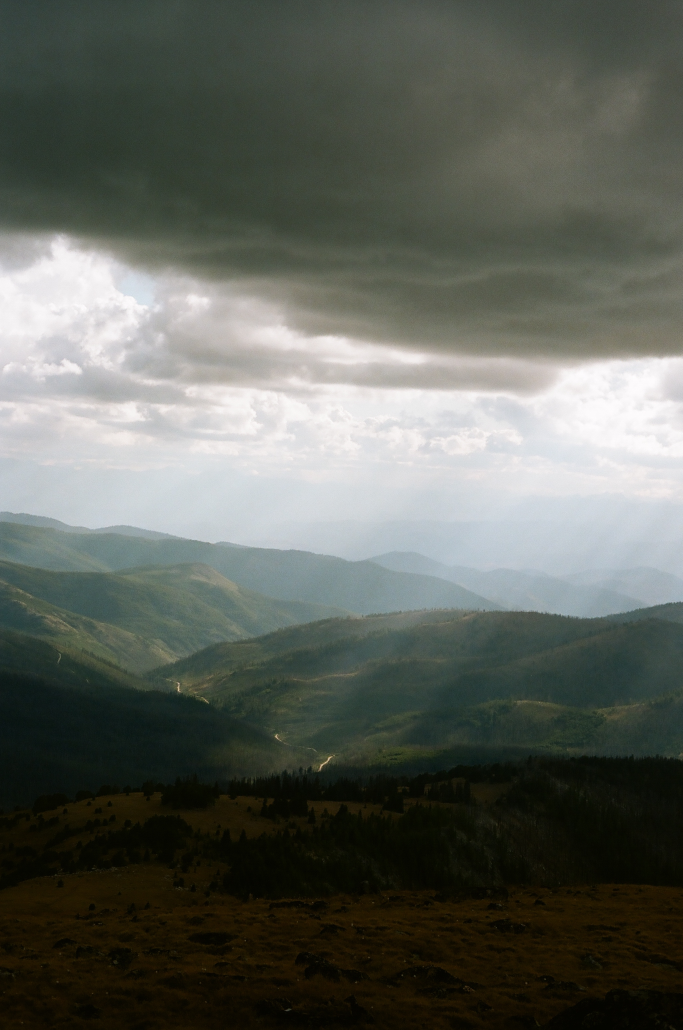
#> input picture src/assets/images/fullres/1-outdoors/0000c100277160016.jpg, 2048 x 3089 px (shown at 1/3 size); its folder holds only this picture in this run
$ python thumbnail.py
#> lines starting #> are read from the running program, lines starting #| are printed output that depends on the picture

import os
from PIL import Image


input_dir = "../src/assets/images/fullres/"
output_dir = "../src/assets/images/thumbnails/"

dirs = os.listdir(input_dir)

os.makedirs(output_dir, exist_ok=True)

for dir in dirs:
    os.makedirs(f"{output_dir}/{dir}")
    files = os.listdir(f"../src/assets/images/fullres/{dir}")
    for file in files:
        if file.lower().endswith(('.jpg', '.jpeg', '.png', '.webp')):
            input_path = os.path.join(input_dir, dir, file)
            output_path = os.path.join(output_dir, dir, file)

            with Image.open(input_path) as img:
#> img is the input picture: PIL image 2048x3089 RGB; mean R, G, B 93.5, 97.5, 89.9
                img.thumbnail((1000,1000))
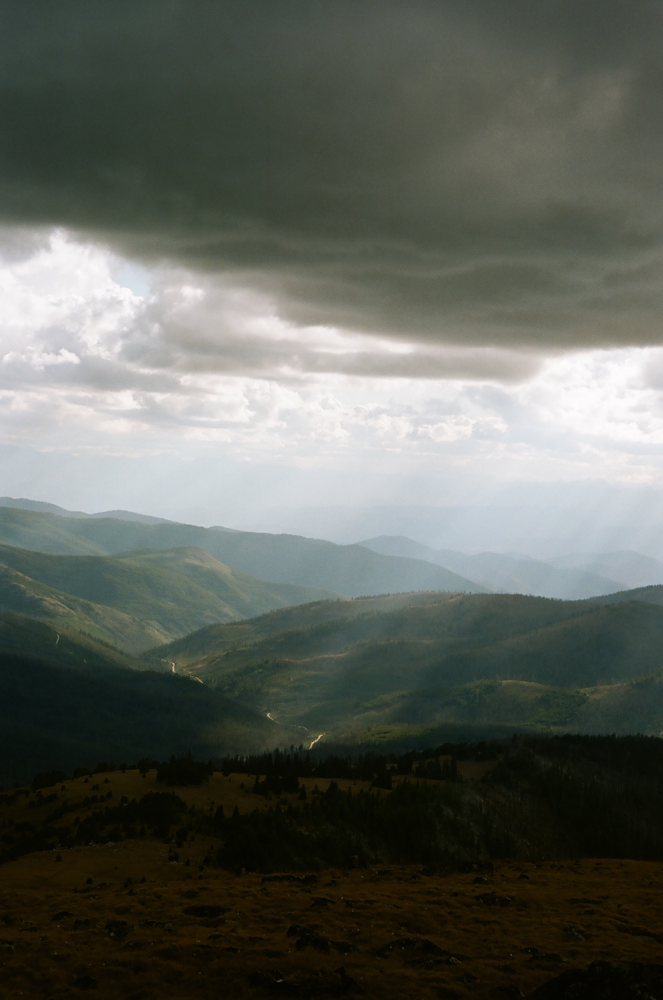
#> img: PIL image 663x1000 RGB; mean R, G, B 93.5, 97.5, 89.9
                img.save(output_path, optimize=True, quality=85)
#> pass 2 of the loop `for dir in dirs:`:
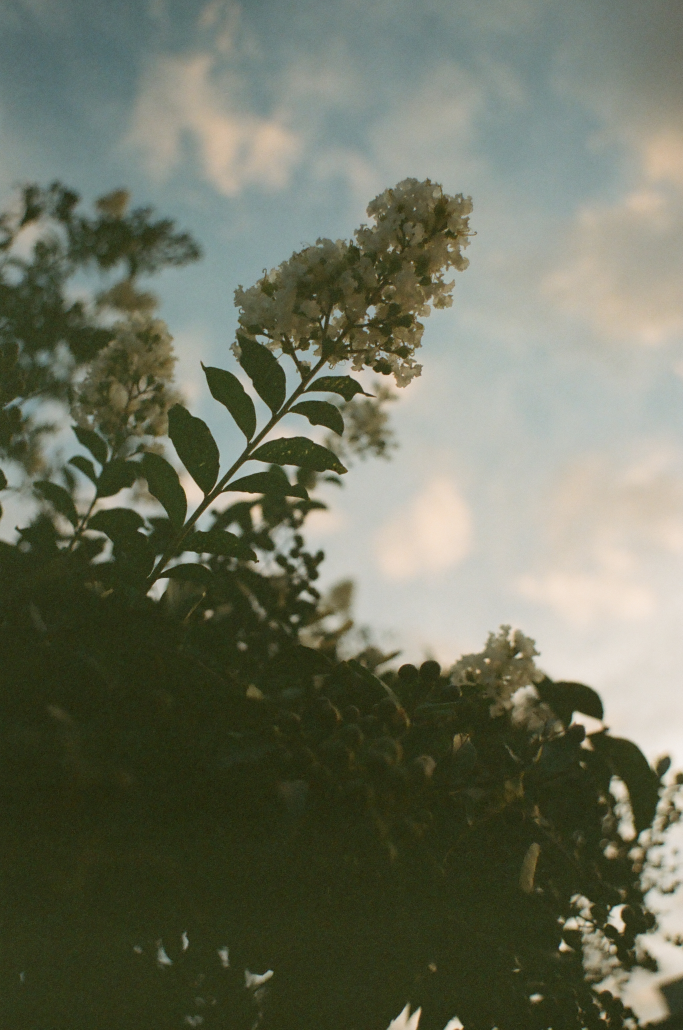
#> input picture src/assets/images/fullres/2-city/000381820002.jpg, 2048 x 3089 px (shown at 1/3 size)
#> img is the input picture: PIL image 2048x3089 RGB; mean R, G, B 108.6, 112.6, 94.6
#> `img.thumbnail((1000,1000))`:
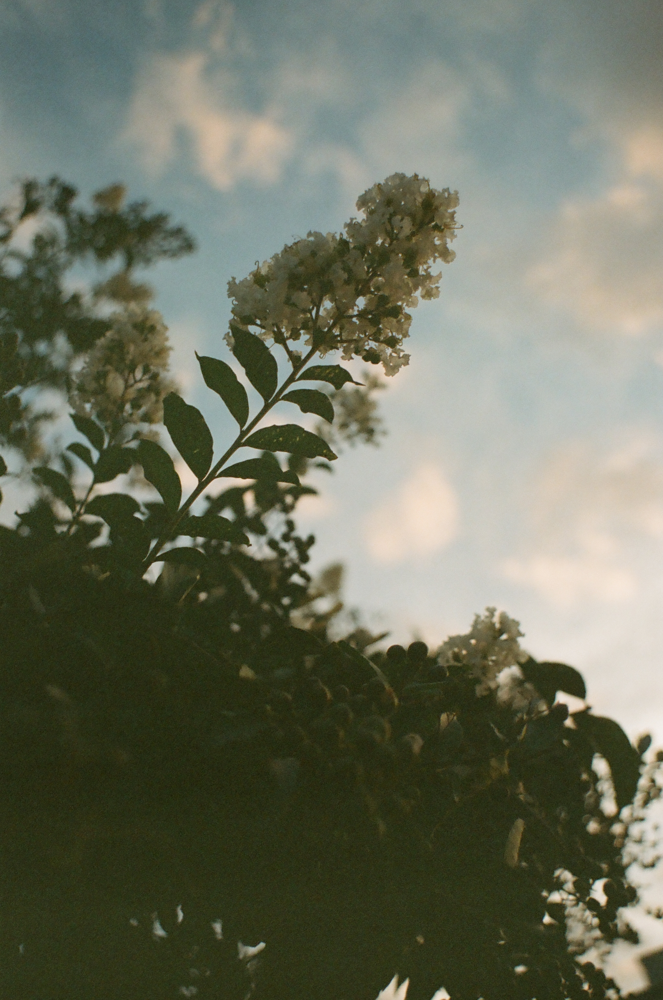
#> img: PIL image 663x1000 RGB; mean R, G, B 108.6, 112.6, 94.6
